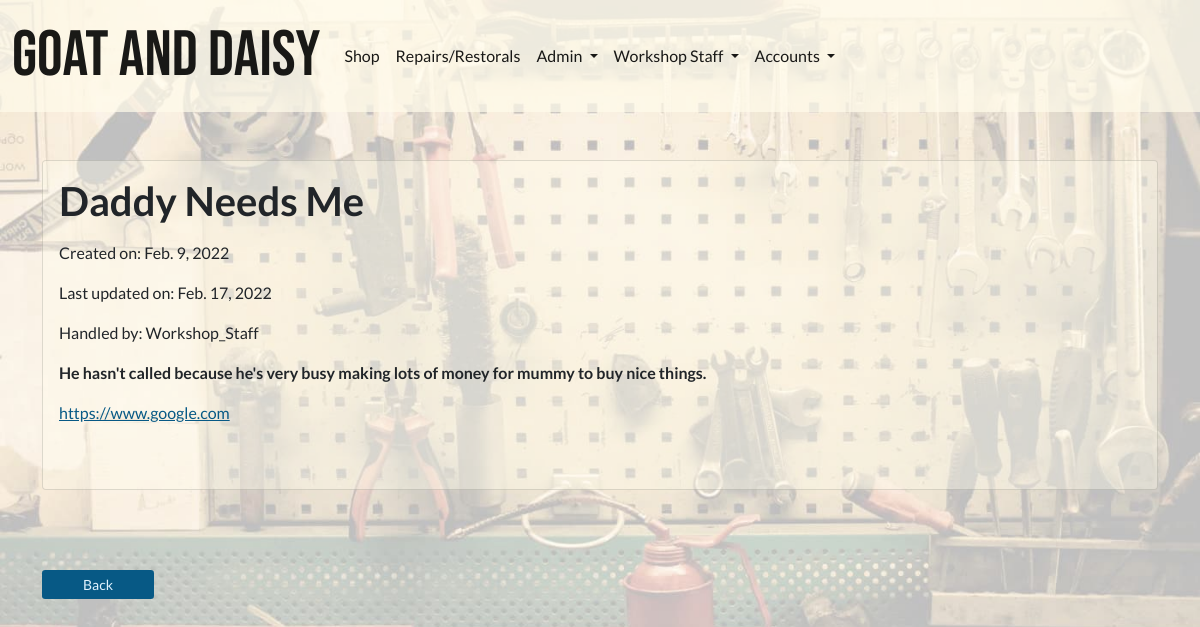
Screenshot of /workshop/ticket/64/ (signed in) with the database file from the repository.
### repairs_restorals/models.py (models this page shows, shortened)
class ServiceTicket(models.Model):
    customer = models.ForeignKey(
        Customer, related_name='service_ticket', on_delete=models.CASCADE)
    workshop_staff_responsible = models.ForeignKey(
        StaffMember, related_name='staff_tickets', on_delete=models.CASCADE)
    title = models.CharField(max_length=255)
    date_created = models.DateField(auto_now_add=True, editable=False)
    last_updated = models.DateField(auto_now=True, editable=False)
    service_description = models.TextField()
    link_to_desired_materials_1 = models.URLField(null=True, blank=True)
    link_to_desired_materials_2 = models.URLField(null=True, blank=True)
    link_to_desired_materials_3 = models.URLField(null=True, blank=True)
    is_completed = models.BooleanField(default=False)
    has_invoice = models.BooleanField(default=False)

### profiles/models.py (models this page shows, shortened)
class StaffMember(models.Model):
    username = models.OneToOneField(
        User, on_delete=models.CASCADE, null=True, editable=False)
    email = models.EmailField(unique=True, default="start@domain.dj")
    full_name = models.CharField(max_length=100, default="startname")
    shop_staff = models.BooleanField(default=False)
    workshop_staff = models.BooleanField(default=False)
    admin_access_permission = models.BooleanField(default=False)
    notes = models.TextField(null=True, blank=True)
    admin_notes = models.TextField(null=True, blank=True)
    default_workshop_staff = models.BooleanField(default=False)
    def __str__(self) -> str:
        return str(self.username)

### repairs_restorals/views.py (the view)
class ServiceTicketDetail(LoginRequiredMixin, DetailView):
    login_url = '/profiles/login/'
    model = ServiceTicket
    template_name = 'repairs_restorals/service_ticket.html'
    context_object_name = 'ticket'

### invoices/contexts.py (called while the page is built, shortened)
def shopping_cart(request):
    template_cart = []
    products_count = 0
    order_amount = 0
    shipping = 0
    cart = request.session.get('cart', {})
    for item in enumerate(template_cart):
        products_count += 1
    order_total = order_amount + shipping
    stripe_total = round(order_total * 100)
    context = {
        'template_cart': template_cart,
        'products_count': products_count,
        'order_amount': order_amount,
        'shipping': shipping,
        'order_total': order_total,
        'stripe_total': stripe_total,
    }
    return context

### profiles/templatetags/user_in_group_tag.py (called while the page is built)
@register.filter(name='has_group')
def has_group(user, group_name):
    try:
        group = Group.objects.get(name=group_name)
    except Group.DoesNotExist:
        return False
    return group in user.groups.all()

### repairs_restorals/templates/repairs_restorals/service_ticket.html (shortened to what this page needs)
{% extends 'base.html' %}
{% load static %}
{% block extra_css %}
<link rel="stylesheet" href="{% static 'css/workshop_bg_image_trans.css' %}">
{% endblock %}
{% block content %}
<div class="card">
    <p class="display-6">{{ ticket.title }}</p>
    <p>Created on: {{ ticket.date_created }}</p>
    <p>Last updated on: {{ ticket.last_updated }}</p>
    <p>Handled by: {{ ticket.workshop_staff_responsible | title }}</p>
    <p class="shop-detail-description">{{ ticket.service_description }}</p>
    {% if ticket.link_to_desired_materials_1 %}
    <a href="{{ticket.link_to_desired_materials_1}}" target=_blank>{{ticket.link_to_desired_materials_1}}</a>
    {% endif %}
    <br><br>
</div>
<small><input class="btn btn-sm btn-info" type=button value="Back" style="margin-top: 5rem;" onClick="javascript:history.go(-1);"></small>
{% endblock %}

### static/css/site_base_custom.css (style rules this page uses)
body { background-color: var(--amber-100); font-family: "Lato", sans-serif; }
.btn { min-width: 7rem; }
.btn-warning, .btn-info { background-color: var(--sky-800); color: var(--sky-100); border: unset; }
a { color: var(--sky-800); font-weight: 400; }
.card { background-color: #fffbeb5d; padding: 1rem; }
.shop-detail-description { max-width: 90%; font-weight: 700; }
.display-6 { font-weight: 700; }

### static/css/workshop_bg_image_trans.css (style rules this page uses)
body { background-image: url("../img/workshop-25-flip.jpg"); background-repeat: no-repeat; background-size: cover; background-attachment: fixed; }

### rows the page displays
ServiceTicket: title "Daddy Needs Me", date_created "Feb. 9, 2022", last_updated "Feb. 17, 2022", workshop_staff_responsible "Workshop_Staff", service_description "He hasn't called because he's very busy making lots of money for mummy to buy nice things.", link_to_desired_materials_1 "https://www.google.com"
